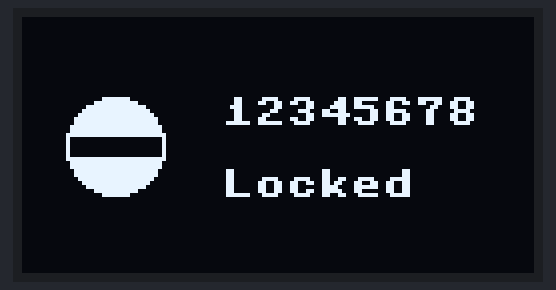
Bench run of a program on a simulated Raspberry Pi Pico running MicroPython. Shown: 128×64 one-colour display.

Above: at 0.1 s.
At 1.1 s:
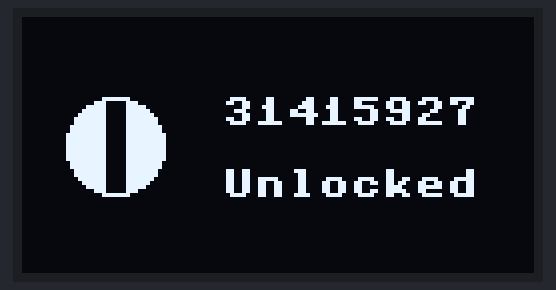

Measured:
- what the display in image 1 shows lasts 1.0 s, from 1.1 s to 2.1 s

The program:

Ex09-OLEDDemo.py
```python
from machine import Pin, I2C
from ssd1306 import SSD1306_I2C                   # Import SSD1306 I2C display driver
import time

i2c = I2C(1, sda=Pin('GP26'), scl=Pin('GP27'))    # Set up I2C
display = SSD1306_I2C(128, 64, i2c)               # Create display 128x64 pixels

while True:
    display.fill(0)                      # Clear the display (all black)
    display.ellipse(23,32,12,12,1,True)  # Draw a circle at (23,32), radius = 12
    display.rect(12,30,23,5,0,True)      # Rectangle at (3,3) size=23x5, colour=0 (off)
    display.text("12345678",50,20)       # Display text at (13,0)
    display.text("Locked",50,38)
    display.show()                       # Call the show() method last to update display
    time.sleep(1)

    display.fill(0)                      # Clear the display (all black)
    display.ellipse(23,32,12,12,1,True)  # Draw a circle at (23,32), radius = 12
    display.rect(21,21,5,23,0,True)      # Rectangle at (3,3) size=23x5, colour=0 (off)
    display.text("31415927",50,20)       # Display text at (13,0)
    display.text("Unlocked",50,38)
    display.show()                       # Call the show() method last to update display
    time.sleep(1)
```
